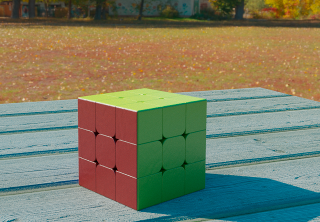
#> input picture rcimg.png, 320 x 222 px
$ python Shapes_From_Image.py
#> lines starting #> are read from the running program, lines starting #| are printed output that depends on the picture; long printed decimals are rounded
import cv2 as cv
import numpy as np
import time

# Options VVVVVV

# Only works with rectangles
manualmode = False

# Choose how many of each shape each cycle starts with
groupsizerectangles = 100
groupsizetriangles = 0
groupsizecircles = 0

# Evolution parameters
generations = 10        # How many times to evolve per cycle
grouptoppercent = 5     # Top percent of shapes move to next evolution
randfactor = 1          # Randomness factor

# Program stops when both targets are met
targetshapes = 270
targetdiff = 10000000000


groupsizetotal = groupsizerectangles + groupsizetriangles + groupsizecircles
grouptop = np.ceil(grouptoppercent / 100 * groupsizetotal).astype(int)
children = groupsizetotal//grouptop
evolvegroupsize = children * grouptop

orig_img = cv.imread("rcimg.png")
#> orig_img is the input picture: shape (222, 320, 3); mean B, G, R 99.2, 123.5, 120.9
if orig_img is None:
    print('Could not open or find the image')
    raise SystemExit


weightmap = None
#weightmap = cv.imread("walterweight.png")

print(orig_img.shape)
#| (222, 320, 3)
imgy = orig_img.shape[0]
#> imgy = 222
imgx = orig_img.shape[1]
#> imgx = 320

def randrectnumbers():
    x1 = np.random.randint(0,imgx)
    x2 = np.random.randint(x1+1,imgx+1)
    y1 = np.random.randint(0,imgy)
    y2 = np.random.randint(y1+1,imgy+1)
    return np.array([x1,x2,y1,y2])

# [55 lines left out: functions randtrinumbers, randcirnumbers, randvalues, not called in this run]

def drawrect(img,values):
    cv.rectangle(img,(int(values[0]),int(values[2])),(int(values[1]),int(values[3])),(int(values[4]),int(values[5]),int(values[6])),-1)

def drawtri(img,values):
    cv.fillPoly(img,[np.array([[values[0],values[1]],[values[2],values[3]],[values[4],values[5]]],dtype=np.int32)],(int(values[6]),int(values[7]),int(values[8])))

def drawcir(img,values):
    cv.circle(img,(int(values[0]),int(values[1])),int(values[2]),(int(values[3]),int(values[4]),int(values[5])),-1)

if weightmap is None:
    def gen0(img,diffold):
        groupval = np.zeros((groupsizetotal,9))
        groupdiff = np.zeros(groupsizetotal)
        shape = np.empty(groupsizetotal,dtype=str)
        for i in range(groupsizerectangles):
            geoimg = img.copy()
            coords = randrectnumbers()
            values = np.append(coords,np.mean(orig_img[coords[2]:coords[3]+1,coords[0]:coords[1]+1],axis = (0,1)))
            shapediffbefore = np.sum(np.abs(np.subtract(orig_img[coords[2]:coords[3]+1,coords[0]:coords[1]+1],geoimg[coords[2]:coords[3]+1,coords[0]:coords[1]+1],dtype = np.int16)))
            drawrect(geoimg,values)
            shapediffafter = np.sum(np.abs(np.subtract(orig_img[coords[2]:coords[3]+1,coords[0]:coords[1]+1],geoimg[coords[2]:coords[3]+1,coords[0]:coords[1]+1],dtype = np.int16)))
            diff = diffold - shapediffbefore + shapediffafter
            groupval[i] = np.append(values,[0,0])
            groupdiff[i] = diff
            shape[i] = "r"
        for i in range(groupsizetriangles):
            geoimg = img.copy()
            mask = np.zeros((imgy, imgx, 3),dtype=np.uint8)
            coords = randtrinumbers()
            cv.fillPoly(mask,[coords],(1,1,1))
            values = np.append(coords,np.sum(orig_img*mask,axis = (0,1))/np.count_nonzero(mask)*3)
            drawtri(geoimg,values)
            diff = np.sum(np.abs(np.subtract(orig_img,geoimg,dtype = np.int16)))
            groupval[i+groupsizerectangles] = values
            groupdiff[i+groupsizerectangles] = diff
            shape[i+groupsizerectangles] = "t"
        for i in range(groupsizecircles):
            geoimg = img.copy()
            mask = np.zeros((imgy, imgx, 3),dtype=np.uint8)
            coords = randcirnumbers()
            cv.circle(mask,(coords[0],coords[1]),coords[2],(1,1,1),-1)
            values = np.append(coords,np.sum(orig_img*mask,axis = (0,1))/np.count_nonzero(mask)*3)
            drawcir(geoimg,values)
            diff = np.sum(np.abs(np.subtract(orig_img,geoimg,dtype = np.int16)))
            groupval[i+groupsizerectangles+groupsizetriangles] = np.append(values,[0,0,0])
            groupdiff[i+groupsizerectangles+groupsizetriangles] = diff
            shape[i+groupsizerectangles+groupsizetriangles] = "c"
        return groupval,groupdiff,shape
else:
    # [48 lines left out: functions gen0, mouseinput, not called in this run]


if weightmap is None:
    # [15 lines left out: function inputshape, not called in this run]

else:
    # [15 lines left out: function inputshape, not called in this run]

if weightmap is None:
    # [33 lines left out: function genx, not called in this run]
else:
    # [33 lines left out: function genx, not called in this run]

def evolve(gen,img,inputvalues,shape,diffold):
    if gen == 0:
        if manualmode:
            return inputshape(img,diffold)
        else:
            a,b,c = gen0(img,diffold)
            indeces = b.argsort()
            return a[indeces][0:grouptop],b[indeces][0:grouptop],c[indeces][0:grouptop]
    else:
        outputvalues = np.zeros((evolvegroupsize,9))
        outputshape = np.empty(evolvegroupsize,dtype = str)
        for x in range(grouptop):
            for y in range(children-1):
                outputvalues[y + x * children] = randvalues(inputvalues[x],shape[x],randfactor/gen)
                outputshape[y + x * children] = shape[x]
            outputvalues[children - 1 + x * children] = inputvalues[x]
            outputshape[children - 1 + x * children] = shape[x]
        outputvalues = outputvalues.astype(np.int16)
        outputdiff = genx(outputvalues,outputshape,img,diffold)
        indeces = outputdiff.argsort()
        return outputvalues[indeces][0:grouptop],outputdiff[indeces][0:grouptop],outputshape[indeces][0:grouptop]

def createshape(diffold,img):
    global txtout,running
    gen = 0
    values,shape = 0,0
    while True:
        for i in range(generations):
            values,diff,shape = evolve(gen,img,values,shape,diffold)
            imgtest = imgout.copy()
            if cv.waitKey(1) == ord("q") or not running:
                running = False
                return 0
            if shape[0] == "r":
                drawrect(imgtest,values[0])
            elif shape[0] == "t":
                drawtri(imgtest,values[0])
            elif shape[0] == "c":
                drawcir(imgtest,values[0])
            cv.imshow("evolve",imgtest)
            gen += 1
        if diff[0]<diffold:
            if shape[0] == "r":
                drawrect(imgout,values[0])
                values = values[0].astype(np.int16)
                txtout += f"r({values[0]},{values[2]},{values[1]-values[0]},{values[3]-values[2]},{values[4]},{values[5]},{values[6]})\n"
            elif shape[0] == "t":
                drawtri(imgout,values[0])
                values = values[0].astype(np.int16)
                txtout += f"t({values[0]},{values[1]},{values[2]},{values[3]},{values[4]},{values[5]},{values[6]},{values[7]},{values[8]})\n"
            elif shape[0] == "c":
                drawcir(imgout,values[0])
                values = values[0].astype(np.int16)
                txtout += f"c({values[0]},{values[1]},{values[2]},{values[3]},{values[4]},{values[5]})\n"
            diffold = diff[0]
            return diffold
        else:
            gen = 0

def generateimage():
    global running
    if weightmap is None:
        diffold = np.sum(np.abs(np.subtract(orig_img,imgout,dtype = np.int16)))
    else:
        diffold = np.sum(np.abs(np.subtract(orig_img,imgout,dtype = np.int16)) * weightmap)
    shapes = 0
    while ((diffold/(imgx*imgy*3)) > targetdiff or shapes < targetshapes) and running == True:
        print(f"shape {shapes}, difference: {diffold/(imgx*imgy*3)}")
        diffold = createshape(diffold,imgout)
        shapes += 1
        cv.imshow("out",imgout)
        cv.imshow("difference",np.abs(np.subtract(orig_img,imgout,dtype = np.int16)).astype(np.uint8))
        if cv.waitKey(1) == ord("q"):
            running = False
            break
    #print(txtout)
    if running:
        print(f"shape {shapes}, difference: {diffold/(imgx*imgy*3)}")

if manualmode:
    groupsizerectangles = 100
    groupsizetotal = groupsizerectangles
    grouptop = 1
    children = groupsizetotal//grouptop
    evolvegroupsize = children * grouptop
    randfactor = 1/10
    rectinputcoords = None
    cv.namedWindow("draw a rectangle")
    cv.setMouseCallback("draw a rectangle", mouseinput)

running = True
imgout = np.zeros((imgy, imgx, 3),dtype=np.uint8)
cv.rectangle(imgout,(0,0),(imgx,imgy),np.mean(orig_img,axis = (0,1)),-1)
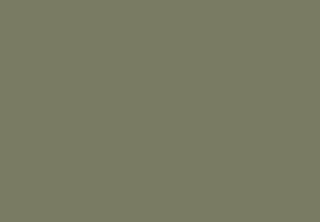
#> imgout: shape (222, 320, 3); mean B, G, R 99, 123, 121
backgroundcolor = np.mean(orig_img,axis = (0,1))
#> backgroundcolor = [99.16, 123.5, 120.9]
txtout = f"r(0,0,{imgx},{imgy},{int(backgroundcolor[0])},{int(backgroundcolor[1])},{int(backgroundcolor[2])})"
#> txtout = 'r(0,0,320,222,99,123,120)'
txt = open("shapes.txt","w")
cv.imshow("original image",orig_img)

start = time.perf_counter_ns()
generateimage()
#> in generateimage, `diffold = np.sum(np.abs(np.subtract(orig_img,imgout,dtype = np.int16)))`: diffold = 9164240
#| shape 0, difference: 43.000
#> the loop in createshape, `for i in range(generations):` made 1 pass; (key q is pressed on pass 1)
#> diff on pass 1: [8541524, 8615636, 8644150, 8738652, 8746192]
#> after the loop in createshape, `for i in range(generations):`: gen = 0; running = False
#> in generateimage, `diffold = createshape(diffold,imgout)`: diffold = 0
#> in generateimage, `cv.imshow("difference",np.abs(np.subtract(orig_img,imgout,dtype = np.i..`:
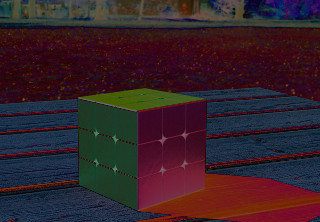
#> window 'difference': shape (222, 320, 3); mean B, G, R 41.5, 33.7, 53.8
#> (key q is pressed here)
end = time.perf_counter_ns()

print(f"Done in {(end-start)/10**9}")
txt.write(txtout)
txt.close
cv.imwrite("out.png",imgout)
cv.waitKey()
